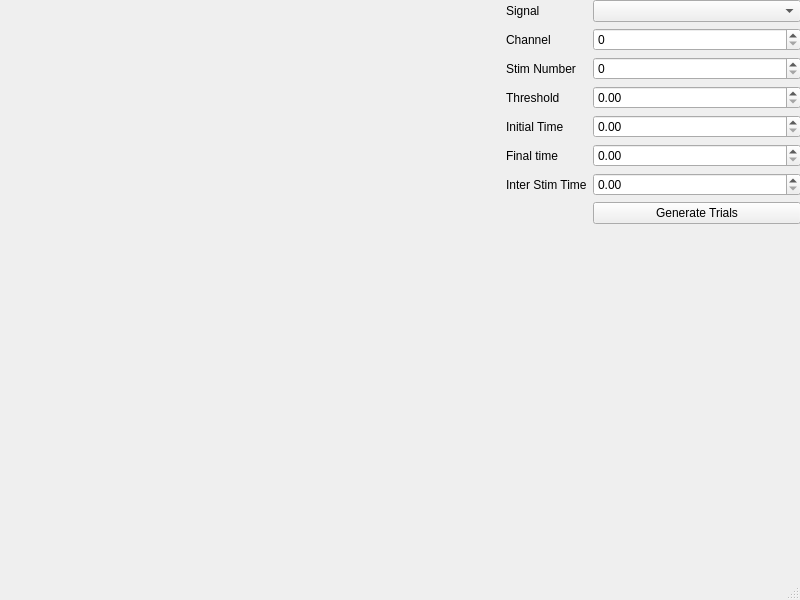
<?xml version="1.0" encoding="UTF-8"?>
<ui version="4.0">
 <class>Trials</class>
 <widget class="QMainWindow" name="Trials">
  <property name="geometry">
   <rect>
    <x>0</x>
    <y>0</y>
    <width>800</width>
    <height>600</height>
   </rect>
  </property>
  <property name="windowTitle">
   <string>MainWindow</string>
  </property>
  <widget class="QWidget" name="centralwidget">
   <widget class="QWidget" name="horizontalLayoutWidget">
    <property name="geometry">
     <rect>
      <x>0</x>
      <y>0</y>
      <width>801</width>
      <height>581</height>
     </rect>
    </property>
    <layout class="QHBoxLayout" name="horizontalLayout_2">
     <item>
      <widget class="QFrame" name="VtkViewer">
       <property name="enabled">
        <bool>true</bool>
       </property>
       <property name="minimumSize">
        <size>
         <width>500</width>
         <height>0</height>
        </size>
       </property>
       <property name="frameShape">
        <enum>QFrame::NoFrame</enum>
       </property>
      </widget>
     </item>
     <item>
      <layout class="QFormLayout" name="formLayout_3">
       <item row="1" column="0">
        <widget class="QLabel" name="channelLabel">
         <property name="text">
          <string>Channel</string>
         </property>
        </widget>
       </item>
       <item row="1" column="1">
        <widget class="QSpinBox" name="channelSpinBox"/>
       </item>
       <item row="2" column="0">
        <widget class="QLabel" name="stimNumberLabel">
         <property name="text">
          <string>Stim Number</string>
         </property>
        </widget>
       </item>
       <item row="2" column="1">
        <widget class="QSpinBox" name="stimNumberSpinBox"/>
       </item>
       <item row="3" column="0">
        <widget class="QLabel" name="thresholdLabel">
         <property name="text">
          <string>Threshold</string>
         </property>
        </widget>
       </item>
       <item row="3" column="1">
        <widget class="QDoubleSpinBox" name="thresholdDoubleSpinBox"/>
       </item>
       <item row="4" column="0">
        <widget class="QLabel" name="initialTimeLabel">
         <property name="text">
          <string>Initial Time</string>
         </property>
        </widget>
       </item>
       <item row="4" column="1">
        <widget class="QDoubleSpinBox" name="initialTimeDoubleSpinBox"/>
       </item>
       <item row="5" column="0">
        <widget class="QLabel" name="finalTimeLabel">
         <property name="text">
          <string>Final time</string>
         </property>
        </widget>
       </item>
       <item row="5" column="1">
        <widget class="QDoubleSpinBox" name="finalTimeDoubleSpinBox"/>
       </item>
       <item row="7" column="1">
        <widget class="QPushButton" name="Btn_generate_trials">
         <property name="text">
          <string>Generate Trials</string>
         </property>
        </widget>
       </item>
       <item row="6" column="1">
        <widget class="QDoubleSpinBox" name="interStimTimeDoubleSpinBox"/>
       </item>
       <item row="6" column="0">
        <widget class="QLabel" name="interStimTimeLabel">
         <property name="text">
          <string>Inter Stim Time</string>
         </property>
        </widget>
       </item>
       <item row="0" column="1">
        <widget class="QComboBox" name="SignalcomboBox"/>
       </item>
       <item row="0" column="0">
        <widget class="QLabel" name="label">
         <property name="text">
          <string>Signal</string>
         </property>
        </widget>
       </item>
      </layout>
     </item>
    </layout>
   </widget>
  </widget>
  <widget class="QMenuBar" name="menubar">
   <property name="geometry">
    <rect>
     <x>0</x>
     <y>0</y>
     <width>800</width>
     <height>21</height>
    </rect>
   </property>
  </widget>
  <widget class="QStatusBar" name="statusbar"/>
 </widget>
 <resources/>
 <connections/>
</ui>
